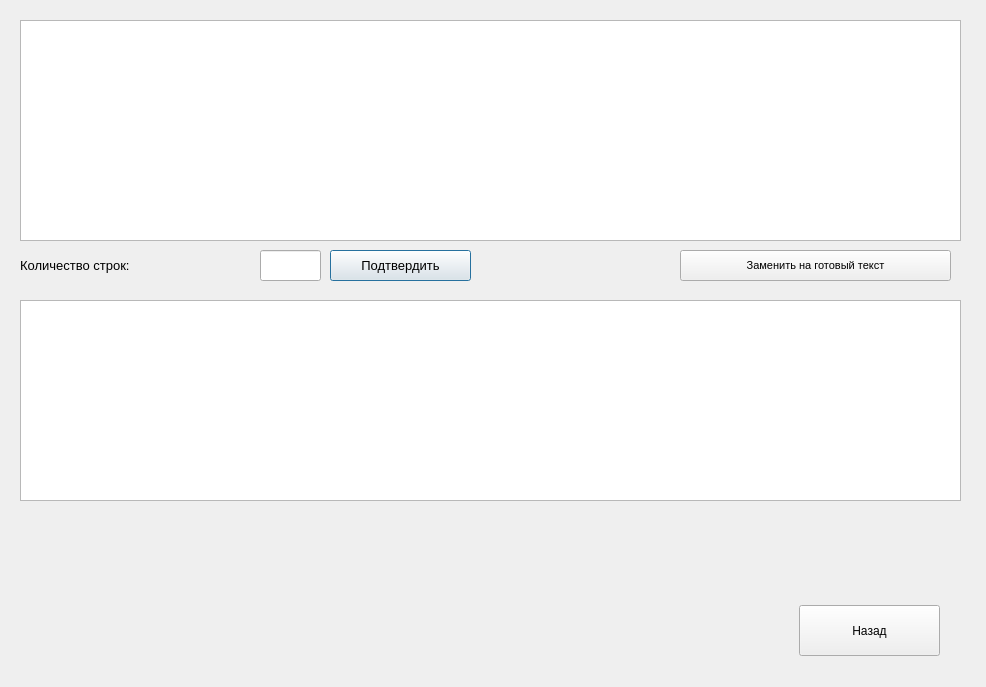
<?xml version="1.0" encoding="UTF-8"?>
<ui version="4.0">
 <class>TaskThreeDlg</class>
 <widget class="QDialog" name="TaskThreeDlg">
  <property name="geometry">
   <rect>
    <x>0</x>
    <y>0</y>
    <width>986</width>
    <height>687</height>
   </rect>
  </property>
  <property name="windowTitle">
   <string>Dialog</string>
  </property>
  <widget class="QPlainTextEdit" name="plainTextEdit">
   <property name="geometry">
    <rect>
     <x>20</x>
     <y>20</y>
     <width>941</width>
     <height>221</height>
    </rect>
   </property>
  </widget>
  <widget class="QLineEdit" name="TextSymbBoreder">
   <property name="geometry">
    <rect>
     <x>260</x>
     <y>250</y>
     <width>61</width>
     <height>31</height>
    </rect>
   </property>
   <property name="font">
    <font>
     <pointsize>14</pointsize>
    </font>
   </property>
  </widget>
  <widget class="QLabel" name="label">
   <property name="geometry">
    <rect>
     <x>20</x>
     <y>250</y>
     <width>231</width>
     <height>31</height>
    </rect>
   </property>
   <property name="font">
    <font>
     <pointsize>10</pointsize>
    </font>
   </property>
   <property name="text">
    <string>Количество строк:</string>
   </property>
  </widget>
  <widget class="QPushButton" name="SymbBorderConfirm">
   <property name="geometry">
    <rect>
     <x>330</x>
     <y>250</y>
     <width>141</width>
     <height>31</height>
    </rect>
   </property>
   <property name="font">
    <font>
     <pointsize>10</pointsize>
    </font>
   </property>
   <property name="text">
    <string>Подтвердить</string>
   </property>
  </widget>
  <widget class="QPushButton" name="SetText">
   <property name="geometry">
    <rect>
     <x>680</x>
     <y>250</y>
     <width>271</width>
     <height>31</height>
    </rect>
   </property>
   <property name="font">
    <font>
     <pointsize>8</pointsize>
    </font>
   </property>
   <property name="text">
    <string>Заменить на готовый текст</string>
   </property>
  </widget>
  <widget class="QTextEdit" name="textEditWithHTML">
   <property name="geometry">
    <rect>
     <x>20</x>
     <y>300</y>
     <width>941</width>
     <height>201</height>
    </rect>
   </property>
  </widget>
  <widget class="QPushButton" name="ReturnButton">
   <property name="geometry">
    <rect>
     <x>799</x>
     <y>605</y>
     <width>141</width>
     <height>51</height>
    </rect>
   </property>
   <property name="text">
    <string>Назад</string>
   </property>
  </widget>
 </widget>
 <resources/>
 <connections/>
</ui>
